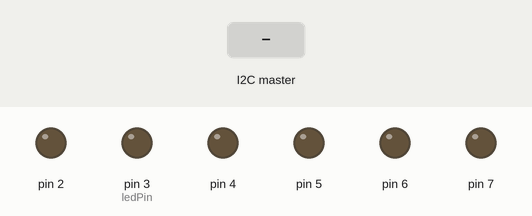
Simulated run of this sketch. Board: Arduino Uno, built with avr-gcc and run on an emulated ATmega328P. Parts: output pins drawn as LEDs (lit = HIGH). The inputs (shaded band) are chosen by the test bench. What the sketch prints to the serial monitor is not drawn.

Above: at 1.2 s.
1.3 s: the I2C master sends "A"
2.8 s: the I2C master sends the byte 1
Timing chart, 0 to 5.8 s (numbered marks = the images above; inputs shaded):
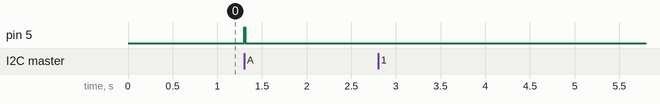

Measured:
- after the input at 1.3 s, pin 5: LOW → HIGH at once, → LOW 0.01 s later
- after the input at 2.8 s, every drawn part: stays the same

The sketch:

SLAVE.ino
```cpp
 //SLAVE
#include <Wire.h>

const byte MY_ADDRESS = 42;
const byte OTHER_ADDRESS = 25;
const int ledPin = 3;
int ledState = LOW;

void setup ()
  {
  Serial.begin(9600);
  Wire.begin (MY_ADDRESS);
  for (byte i = 2; i <= 7; i++)
    pinMode (i, OUTPUT);
  // set up receive handler
  Wire.onReceive (receiveEvent);
  Wire.onRequest (requestEvent);
  }  // end of setup

void loop()
  {
  Serial.println("waiting...");
  delay(200);
  }

// called by interrupt service routine when incoming data arrives
void receiveEvent (int howMany)
  {
  for (int i = 0; i < howMany; i++)
  {
    byte c = Wire.read ();
    // toggle requested LED
    Serial.println(c);

switch(c){
  case 'A':
      digitalWrite(5,HIGH); //CHARGE TIME FOR CAP (2s)
      delay(2000);
      digitalWrite(5,LOW);
      //delay(2000);
    break;

  case 'B':
      digitalWrite(6,HIGH); //Trigger SCR driver to apply Volt to electrodes
      //delayMicroseconds(10);

      delayMicroseconds(30);
      digitalWrite(7, HIGH); //trigger igniter circuit
      delay(300);
      digitalWrite(7, LOW);

      digitalWrite(6,LOW); //turn off SCR driver trigger

    break;

  //case 'C':
    //  digitalWrite(7, HIGH);
      //delay(1000);
      //digitalWrite(7, LOW);
      //delay(1000);
    //break;

  default:
    Serial.println("Not a valid input command");
    break;
  }
  }
} // end of receiveEvent
byte x = 1;

void requestEvent ()
{
  Serial.print("Request from Master. Sending: ");
  Serial.print(x);
  Serial.print("\n");

  Wire.write(x);

}
```
